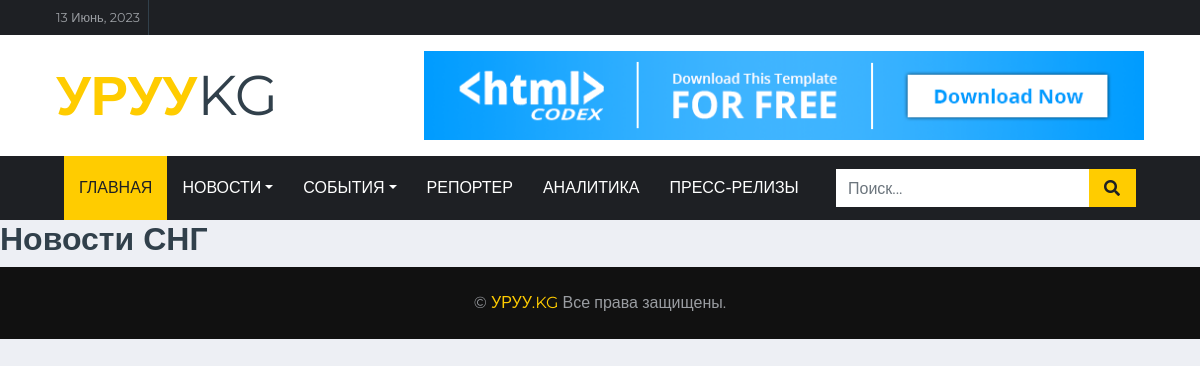
Page /sng/all on the earlier database version.
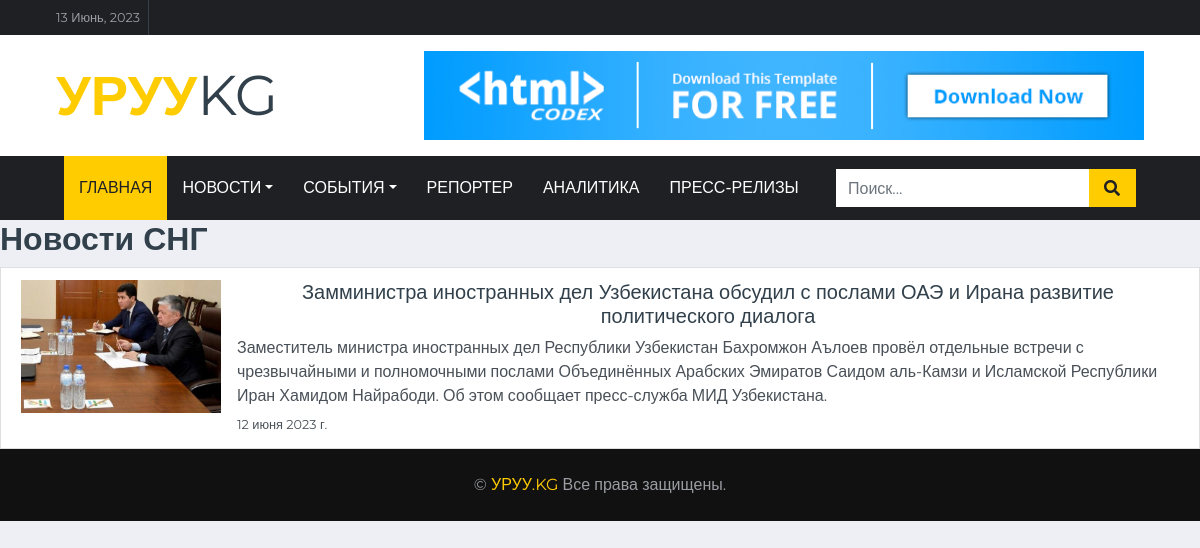
Same page on the later database version.
### app/models.py (models this page shows, shortened)
class NewsSNG(models.Model):
    title = models.CharField(max_length=225)
    overview = RichTextField()
    sng = models.ForeignKey("Country", on_delete=models.CASCADE, blank=True, null=True)
    created_date = models.DateField(auto_now_add=False)
    image = models.ImageField(upload_to='pressRelease/', blank=True, null=True)
    description = models.TextField(default='')
    top_news = models.BooleanField(default=False)
    class Meta:
        ordering = ['-created_date']
        verbose_name = "Новости СНГ"
        verbose_name_plural = "Новости СНГ"

### app/views.py (the view)
# urls.py: path('sng/all', sng_list),
def sng_list(request):
    news = NewsSNG.objects.all()
    return render(request, 'sng.html', {'news': news})

### app/templates/sng.html
{% extends 'base.html' %}
{% block page_content %}
{% load embed_video_tags %}
{% load static %}
<h2>Новости СНГ</h2>
<div class="list-group">
    {% for item in news %}
<a href="/sng/{{item.id}}" class="list-group-item list-group-item-action">
    <div class="media">
      <img src="{{ item.image.url }}" class="mr-3" alt="Изображение новости 1" width="200px">
      <div class="media-body">
        <h5 class="mt-0 text-center">{{ item.title }}</h5>
        <p class="mb-1">{{ item.description }}</p>
        <small>{{ item.created_date }}</small>
      </div>
    </div>
  </a>
 {% endfor %}
</div>
     {% endblock %}

Differences in the rows shown:
added NewsSNG: image (picture), title "Замминистра иностранных дел Узбекистана обсудил с послами ОАЭ и Ирана развитие политического диалога", description "Заместитель министра иностранных дел Республики Узбекистан Бахромжон Аълоев провёл отдельные встречи с чрезвычайными и полномочными послами Объединённых Арабских Эмиратов Саидом аль-Камзи и Исламской Республики Иран Хамидом Найрабоди. Об этом сообщает пресс-служба МИД Узбекистана.", created_date "12 июня 2023 г."
